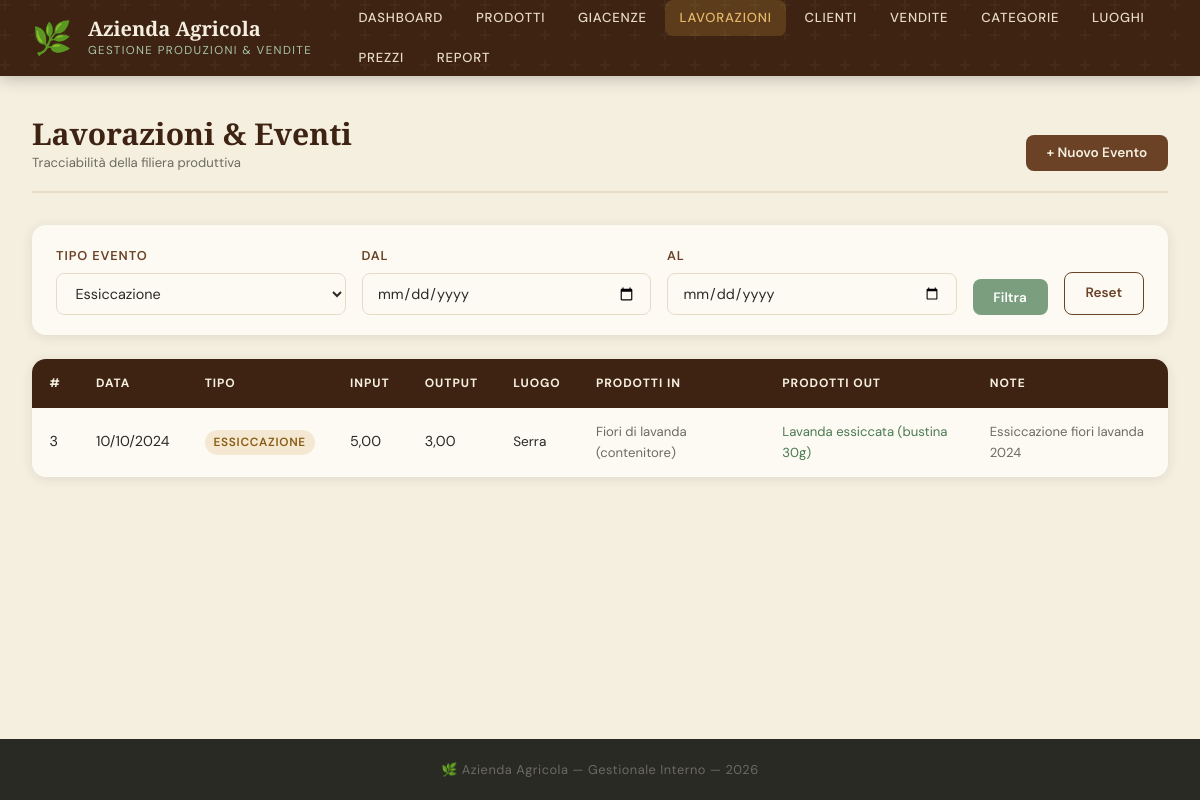
The page /eventi.php?tipo=essiccazione on the database its author committed.
### tables this page shows
CREATE TABLE EVENTO (
    id_evento INT AUTO_INCREMENT PRIMARY KEY,
    data_evento DATE NOT NULL,
    tipo_evento ENUM('raccolta','smielatura','distillazione','smallatura','sgusciatura','essiccazione','confezionamento','lavorazione_generica') NOT NULL,
    quantita_input  INT DEFAULT NULL,
    quantita_output INT DEFAULT NULL,
    luogo_provenienza VARCHAR(150),
    note TEXT
);

CREATE TABLE PRODOTTO (
    id_prodotto INT AUTO_INCREMENT PRIMARY KEY,
    nome VARCHAR(150) NOT NULL,
    descrizione TEXT,
    tipo_prodotto ENUM('FRESCO','LAVORATO','RISERVA','CONFEZIONATO') NOT NULL,
    unita_misura ENUM('kg','g','litro','ml','pezzo','bustina','vasetto','bottiglia') NOT NULL DEFAULT 'kg',
    vendita ENUM('a_peso','a_pezzo') NOT NULL DEFAULT 'a_peso',
    quantita_disponibile DECIMAL(10,3) DEFAULT 0,
    stato ENUM('disponibile','esaurito','archiviato') NOT NULL DEFAULT 'disponibile',
    luogo_provenienza VARCHAR(150),
    id_categoria INT NOT NULL,
    FOREIGN KEY (id_categoria) REFERENCES CATEGORIA(id_categoria) ON DELETE RESTRICT
);

### src/db.php (called while the page is built, shortened)
<?php
function db_query(mysqli $conn, string $sql, string $types = '', array $params = []): array {
    if ($types && $params) {
        $stmt = $conn->prepare($sql);
        $stmt->bind_param($types, ...$params);
        $stmt->execute();
        $result = $stmt->get_result();
    } else {
        $result = $conn->query($sql);
    }
    $rows = [];
    while ($row = $result->fetch_assoc()) $rows[] = $row;
    return $rows;
}

### src/eventi.php (the view, shortened to what this page needs)
<?php
require_once __DIR__ . '/db.php';
$filtro_tipo = $_GET['tipo'] ?? '';
$filtro_da   = $_GET['da']   ?? '';
$filtro_a    = $_GET['a']    ?? '';
$where = []; $types = ''; $params = [];
if ($filtro_tipo) { $where[] = "e.tipo_evento=?";     $types .= 's'; $params[] = $filtro_tipo; }
$wClause = $where ? 'WHERE '.implode(' AND ',$where) : '';
$eventi       = db_query($conn, "SELECT * FROM EVENTO e $wClause ORDER BY e.data_evento DESC", $types, $params);
$tipi_evento  = ['raccolta','smielatura','distillazione','smallatura','sgusciatura','essiccazione','confezionamento','lavorazione_generica'];
include __DIR__ . '/header.php';
?>
<div class="page-header">
    <div><h1 class="page-title">Lavorazioni &amp; Eventi<small>Tracciabilità della filiera produttiva</small></h1></div>
    <button class="btn btn--primary" data-modal-open="modal-add">+ Nuovo Evento</button>
</div>
<form method="get" class="filter-bar">
    <div class="form-group"><label>Tipo Evento</label>
        <select name="tipo"><option value="">Tutti</option>
        <?php foreach ($tipi_evento as $t): ?>
        <option value="<?= $t ?>" <?= $filtro_tipo===$t?'selected':'' ?>><?= ucfirst(str_replace('_',' ',$t)) ?></option>
        <?php endforeach; ?></select>
    </div>
    <div class="form-group"><label>Dal</label><input type="date" name="da" value="<?= htmlspecialchars($filtro_da) ?>"></div>
    <div class="form-group"><label>Al</label><input type="date" name="a" value="<?= htmlspecialchars($filtro_a) ?>"></div>
    <button type="submit" class="btn btn--salvia">Filtra</button>
    <a href="/eventi.php" class="btn btn--ghost">Reset</a>
</form>
<div class="table-wrap">
    <table>
        <thead><tr><th>#</th><th>Data</th><th>Tipo</th><th>Input</th><th>Output</th><th>Luogo</th><th>Prodotti IN</th><th>Prodotti OUT</th><th>Note</th></tr></thead>
        <tbody>
        <?php if (empty($eventi)): ?>
            <tr><td colspan="9" style="text-align:center;padding:2rem;color:var(--grigio)">Nessuna lavorazione registrata.</td></tr>
        <?php else: ?>
        <?php foreach ($eventi as $ev):
            $inputs  = db_query($conn, "SELECT p.nome FROM E_INPUT_DI  ei JOIN PRODOTTO p ON p.id_prodotto=ei.id_prodotto WHERE ei.id_evento=?", 'i', [$ev['id_evento']]);
            $outputs = db_query($conn, "SELECT p.nome FROM E_OUTPUT_DI eo JOIN PRODOTTO p ON p.id_prodotto=eo.id_prodotto WHERE eo.id_evento=?", 'i', [$ev['id_evento']]);
        ?>
        <tr>
            <td><?= $ev['id_evento'] ?></td>
            <td><?= date('d/m/Y',strtotime($ev['data_evento'])) ?></td>
            <td><span class="badge badge--lavorato"><?= str_replace('_',' ',$ev['tipo_evento']) ?></span></td>
            <td><?= $ev['quantita_input']  ? number_format($ev['quantita_input'],2,',','.') : '—' ?></td>
            <td><?= $ev['quantita_output'] ? number_format($ev['quantita_output'],2,',','.') : '—' ?></td>
            <td style="font-size:.85rem"><?= htmlspecialchars($ev['luogo_provenienza'] ?? '—') ?></td>
            <td style="font-size:.82rem;color:var(--grigio)"><?= implode(', ', array_map(fn($r)=>htmlspecialchars($r['nome']),$inputs))  ?: '—' ?></td>
            <td style="font-size:.82rem;color:var(--salvia-dark)"><?= implode(', ', array_map(fn($r)=>htmlspecialchars($r['nome']),$outputs)) ?: '—' ?></td>
            <td style="font-size:.82rem;color:var(--grigio)"><?= htmlspecialchars($ev['note'] ?? '—') ?></td>
        </tr>
        <?php endforeach; ?>
        <?php endif; ?>
        </tbody>
    </table>
</div>
<?php include __DIR__ . '/footer.php'; ?>

### src/css/style.css (style rules this page uses)
:root { --terra: #6B4226; --terra-light: #9B6B4A; --terra-dark: #3E2312; --salvia: #7A9E7E; --salvia-light:#A8C5AA; --salvia-dark: #4A7A50; --ocra: #C8963E; --ocra-light: #E8B96A; --crema: #F5EFE0; --crema-dark: #E8DCC8; --bianco: #FDFAF4; --carbone: #2A2A24; --grigio: #6B6B60; --grigio-light:#D5D0C4; --rosso: #C0392B; --verde: #27AE60; --radius: 8px; --radius-lg: 14px; --shadow: 0 2px 12px rgba(42,42,36,0.10); --shadow-lg: 0 6px 32px rgba(42,42,36,0.16); --transition: 0.22s cubic-bezier(.4,0,.2,1); }
*, *::before, *::after { box-sizing: border-box; margin: 0; padding: 0; }
html { scroll-behavior: smooth; }
body { font-family: 'DM Sans', sans-serif; background: var(--crema); color: var(--carbone); min-height: 100vh; display: flex; flex-direction: column; font-size: 15px; line-height: 1.65; }
h1,h2,h3,h4 { font-family: 'Playfair Display', serif; line-height: 1.2; }
h1 { font-size: clamp(1.6rem,3vw,2.4rem); color: var(--terra-dark); }
a { color: var(--salvia-dark); text-decoration: none; transition: color var(--transition); }
.page-header { display: flex; align-items: flex-end; justify-content: space-between; gap: 1.5rem; margin-bottom: 2rem; padding-bottom: 1.25rem; border-bottom: 2px solid var(--crema-dark); }
.page-title { font-size: clamp(1.4rem,2.5vw,2rem); color: var(--terra-dark); }
.page-title small { display: block; font-family: 'DM Sans', sans-serif; font-size: .82rem; font-weight: 400; color: var(--grigio); margin-top: .2rem; }
.table-wrap { overflow-x: auto; border-radius: var(--radius-lg); box-shadow: var(--shadow); background: var(--bianco); }
table { width: 100%; border-collapse: collapse; font-size: .9rem; }
thead tr { background: var(--terra-dark); color: var(--crema); }
thead th { padding: .9rem 1.1rem; text-align: left; font-size: .75rem; text-transform: uppercase; letter-spacing: .08em; white-space: nowrap; }
tbody tr { border-bottom: 1px solid var(--crema-dark); transition: background var(--transition); }
tbody tr:last-child { border-bottom: none; }
td { padding: .8rem 1.1rem; vertical-align: middle; }
.badge { display: inline-block; padding: .22em .75em; border-radius: 20px; font-size: .74rem; font-weight: 600; text-transform: uppercase; letter-spacing: .06em; white-space: nowrap; }
.badge--lavorato { background: rgba(200,150,62,.18); color: #8a5c12; }
.btn { display: inline-flex; align-items: center; gap: .45rem; padding: .6rem 1.3rem; border-radius: var(--radius); font-family: 'DM Sans', sans-serif; font-size: .85rem; font-weight: 600; cursor: pointer; border: none; transition: all var(--transition); text-decoration: none; white-space: nowrap; }
.btn--primary { background: var(--terra); color: var(--crema); }
.btn--salvia { background: var(--salvia); color: white; }
.btn--ghost { background: transparent; color: var(--terra); border: 1.5px solid var(--terra); }
.form-group { display: flex; flex-direction: column; gap: .4rem; }
label { font-size: .8rem; font-weight: 600; text-transform: uppercase; letter-spacing: .07em; color: var(--terra); }
input[type="text"], input[type="number"], input[type="email"], input[type="tel"], input[type="date"], select, textarea { padding: .65rem .9rem; border: 1.5px solid var(--crema-dark); border-radius: var(--radius); font-family: 'DM Sans', sans-serif; font-size: .9rem; background: var(--bianco); color: var(--carbone); transition: border-color var(--transition), box-shadow var(--transition); width: 100%; }
.filter-bar { background: var(--bianco); border-radius: var(--radius-lg); padding: 1.25rem 1.5rem; margin-bottom: 1.5rem; box-shadow: var(--shadow); display: flex; flex-wrap: wrap; gap: 1rem; align-items: flex-end; }
.filter-bar .form-group { min-width: 180px; flex: 1; }

### rows shown on the page
evento: id_evento "3", data_evento "10/10/2024", tipo_evento "ESSICCAZIONE", quantita_input "5,00", quantita_output "3,00", luogo_provenienza "Serra", prodotto.nome "Fiori di lavanda (contenitore)", prodotto.nome "Lavanda essiccata (bustina 30g)", note "Essiccazione fiori lavanda 2024"

### other values the page prints
form field tipo "Essiccazione"
